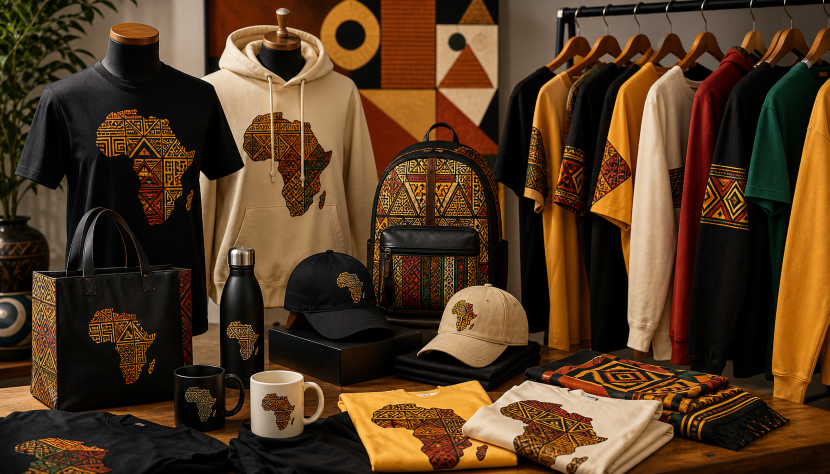
#> input picture assets/images/impact-kulturebuddie-merchandise.png, 1659 x 948 px (shown at 1/2 size)
$ python generate_shop4kulture_product_images.py
#> lines starting #> are read from the running program, lines starting #| are printed output that depends on the picture
#> in main, source is the input picture: PIL image 1659x948 RGB; mean R, G, B 83.3, 57.4, 32.6
from __future__ import annotations

from dataclasses import dataclass
from pathlib import Path

from PIL import Image, ImageEnhance, ImageFilter, ImageOps


ROOT = Path(__file__).resolve().parents[1]
IMAGES = ROOT / "assets" / "images"
OUT_SIZE = (1200, 900)


@dataclass(frozen=True)
class ProductCrop:
    source: str
    output: str
    box: tuple[float, float, float, float]
    brightness: float = 1.0
    contrast: float = 1.04
    saturation: float = 1.04


PRODUCTS = [
    ProductCrop(
        source="impact-kulturebuddie-merchandise.png",
        output="shop4kulture-ankara-heritage-wall-set-v2.png",
        box=(0.22, 0.00, 0.78, 0.58),
        brightness=1.04,
        contrast=1.08,
        saturation=1.02,
    ),
    ProductCrop(
        source="marketplace-crea80candy.png",
        output="shop4kulture-afrobeats-sync-license-pack-v2.png",
        box=(0.00, 0.05, 0.78, 0.92),
        brightness=1.02,
        contrast=1.06,
        saturation=1.04,
    ),
    ProductCrop(
        source="impact-shop4kulture.png",
        output="shop4kulture-adire-luxe-capsule-robe-v2.png",
        box=(0.23, 0.00, 0.58, 0.86),
        brightness=1.04,
        contrast=1.08,
        saturation=1.08,
    ),
    ProductCrop(
        source="impact-kulturebuddie-merchandise.png",
        output="shop4kulture-krea84-festival-merch-bundle-v2.png",
        box=(0.00, 0.34, 0.72, 1.00),
        brightness=1.04,
        contrast=1.07,
        saturation=1.06,
    ),
    ProductCrop(
        source="marketplace-kulturemonie-token-m8.png",
        output="shop4kulture-m8-genesis-collectible-drop-v2.png",
        box=(0.23, 0.00, 0.78, 0.80),
        brightness=1.02,
        contrast=1.08,
        saturation=1.04,
    ),
    ProductCrop(
        source="marketplace-kulturebuddie.png",
        output="shop4kulture-pan-african-streetwear-gift-set-v2.png",
        box=(0.00, 0.18, 0.88, 0.98),
        brightness=1.04,
        contrast=1.08,
        saturation=1.06,
    ),
]


def scaled_crop(image: Image.Image, box: tuple[float, float, float, float]) -> Image.Image:
#> called with box = (0.22, 0, 0.78, 0.58)
    width, height = image.size
#> width = 1659; height = 948
    left, top, right, bottom = box
    crop = image.crop(
        (
            int(width * left),
            int(height * top),
            int(width * right),
            int(height * bottom),
        )
    )
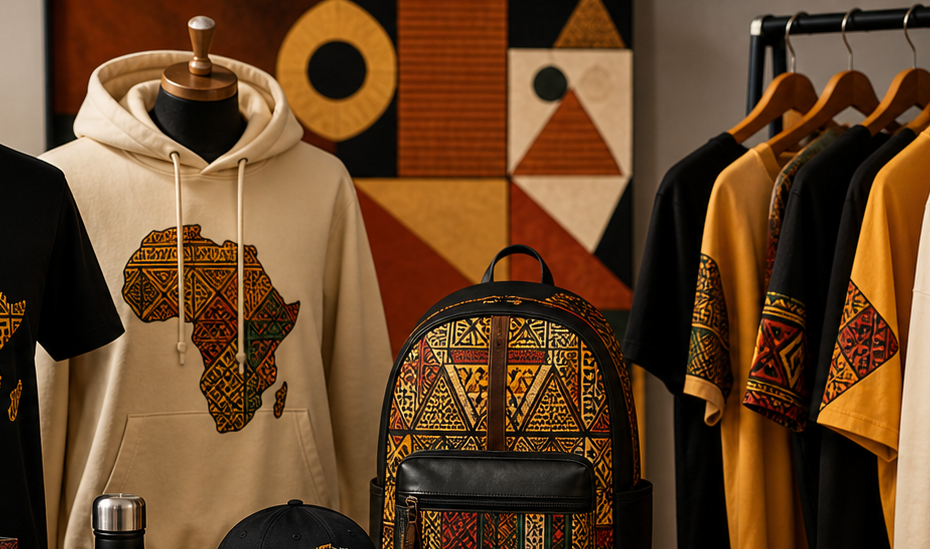
#> crop: PIL image 930x549 RGB; mean R, G, B 102.2, 68.9, 39.2
    return ImageOps.fit(crop, OUT_SIZE, method=Image.Resampling.LANCZOS, centering=(0.5, 0.5))
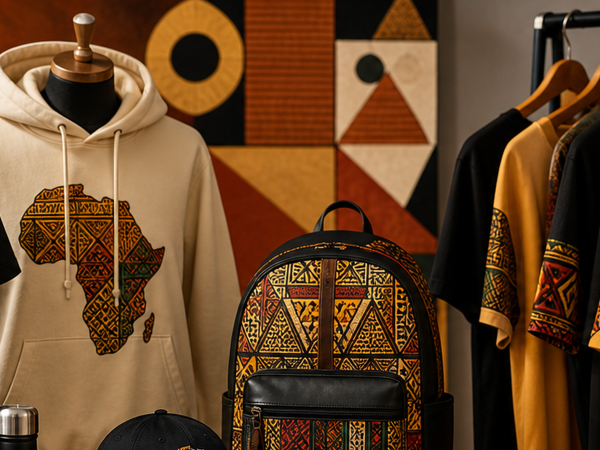
#> returned value: PIL image 1200x900 RGB (shown at 1/2 size); mean R, G, B 103.2, 68.1, 37.4


def finish(image: Image.Image, crop: ProductCrop) -> Image.Image:
    image = ImageEnhance.Brightness(image).enhance(crop.brightness)
    image = ImageEnhance.Contrast(image).enhance(crop.contrast)
    image = ImageEnhance.Color(image).enhance(crop.saturation)

    # A very light sharpen keeps card-size crops crisp without adding a fake illustration look.
    sharp = image.filter(ImageFilter.UnsharpMask(radius=1.2, percent=65, threshold=3))
    return sharp.convert("RGB")


def main() -> None:
    for crop in PRODUCTS:
        source = Image.open(IMAGES / crop.source).convert("RGB")
        product = finish(scaled_crop(source, crop.box), crop)
        product.save(IMAGES / crop.output, quality=94)
#> pass 2 of the loop in main, `for crop in PRODUCTS:`:
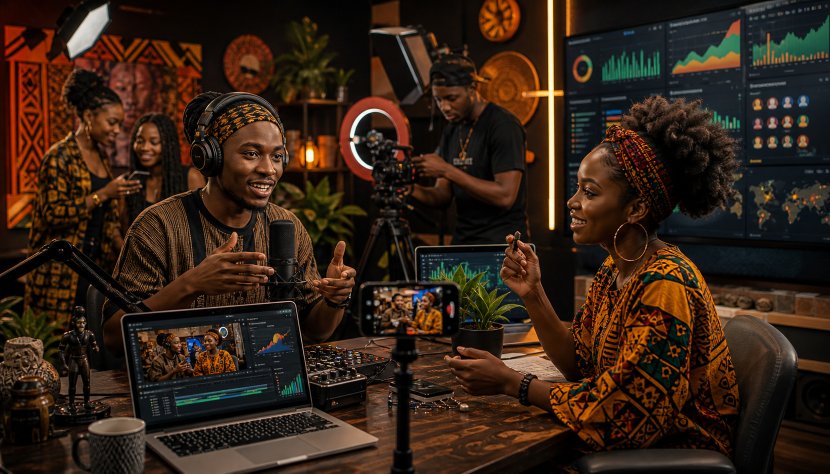
#> input picture assets/images/marketplace-crea80candy.png, 1660 x 947 px (shown at 1/2 size)
#> in main, source is the input picture: PIL image 1660x947 RGB; mean R, G, B 52.3, 34.4, 21.6
#> in scaled_crop (call 2), `crop = image.crop( ( int(width * left), int(height * top), int(width *..`:
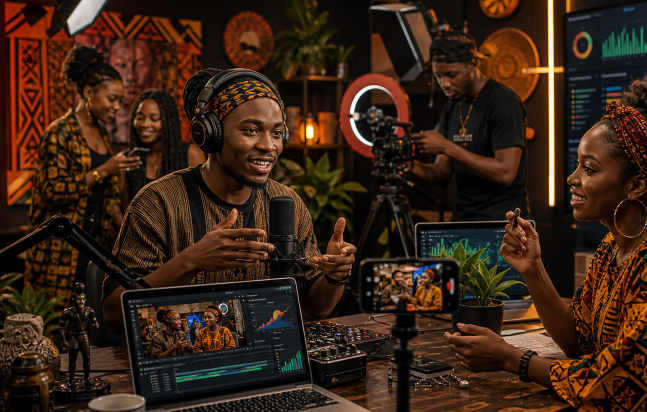
#> crop: PIL image 1294x824 RGB (shown at 1/2 size); mean R, G, B 56.9, 35.1, 20.3
#> in scaled_crop (call 2), `return ImageOps.fit(crop, OUT_SIZE, method=Image.Resampling.LANCZOS, c..`:
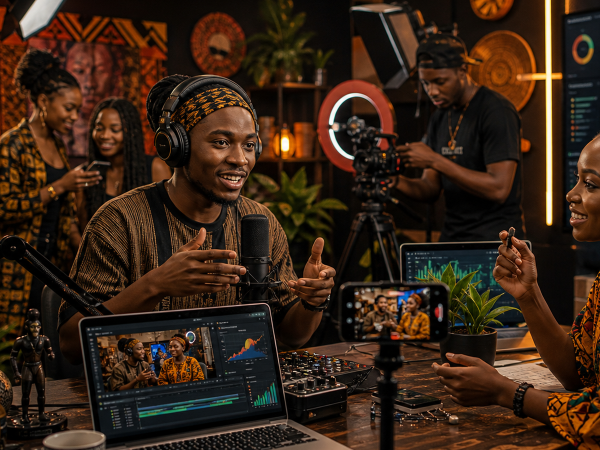
#> returned value: PIL image 1200x900 RGB (shown at 1/2 size); mean R, G, B 55.7, 35.8, 21.7
#> pass 3 of the loop in main, `for crop in PRODUCTS:`:
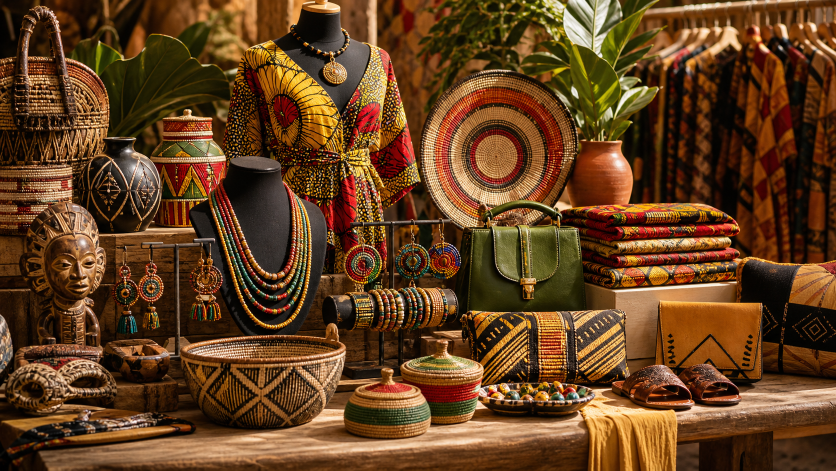
#> input picture assets/images/impact-shop4kulture.png, 1672 x 941 px (shown at 1/2 size)
#> in main, source is the input picture: PIL image 1672x941 RGB; mean R, G, B 100.2, 64.1, 31.7
#> in scaled_crop (call 3), `crop = image.crop( ( int(width * left), int(height * top), int(width *..`:
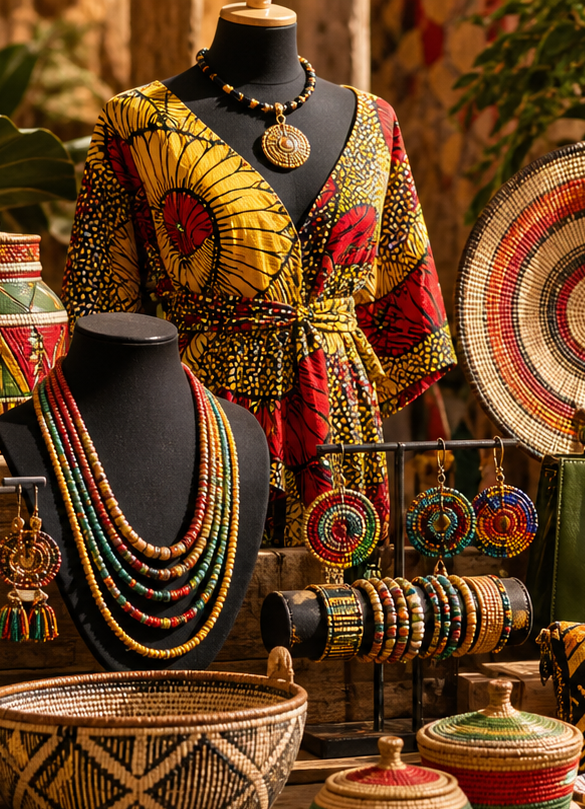
#> crop: PIL image 585x809 RGB; mean R, G, B 102.8, 65.2, 32.8
#> in finish (call 3), `image = ImageEnhance.Color(image).enhance(crop.saturation)`:
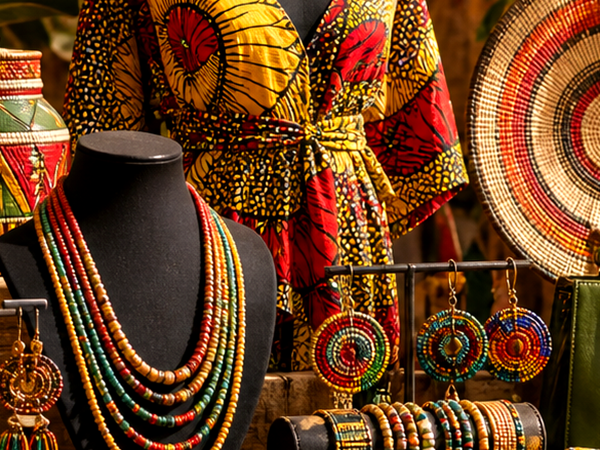
#> image: PIL image 1200x900 RGB (shown at 1/2 size); mean R, G, B 107.6, 62.9, 29.8
#> the loop made 5 passes; the first 3 are shown


if __name__ == "__main__":
#> (the run stopped early here; a loop or call above may not have finished)
